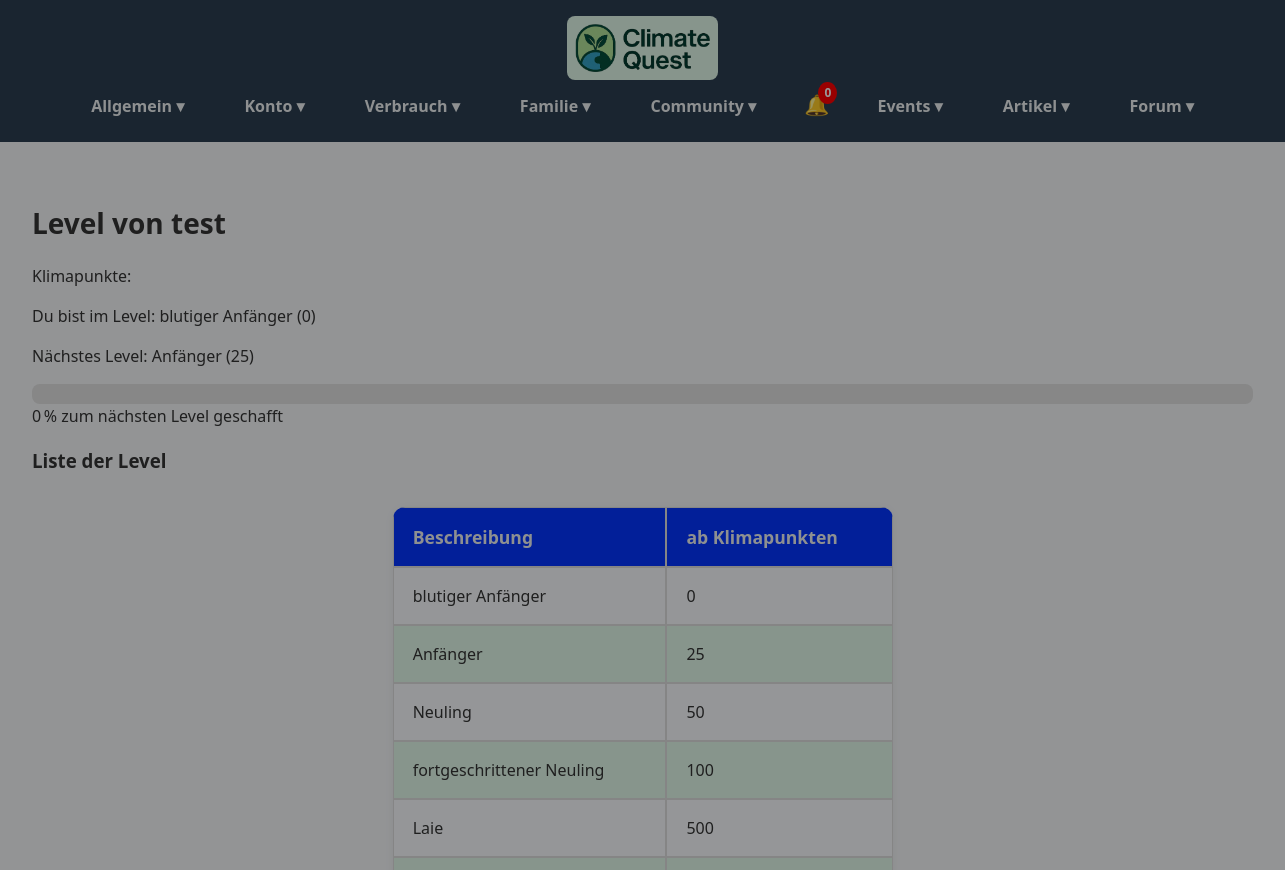
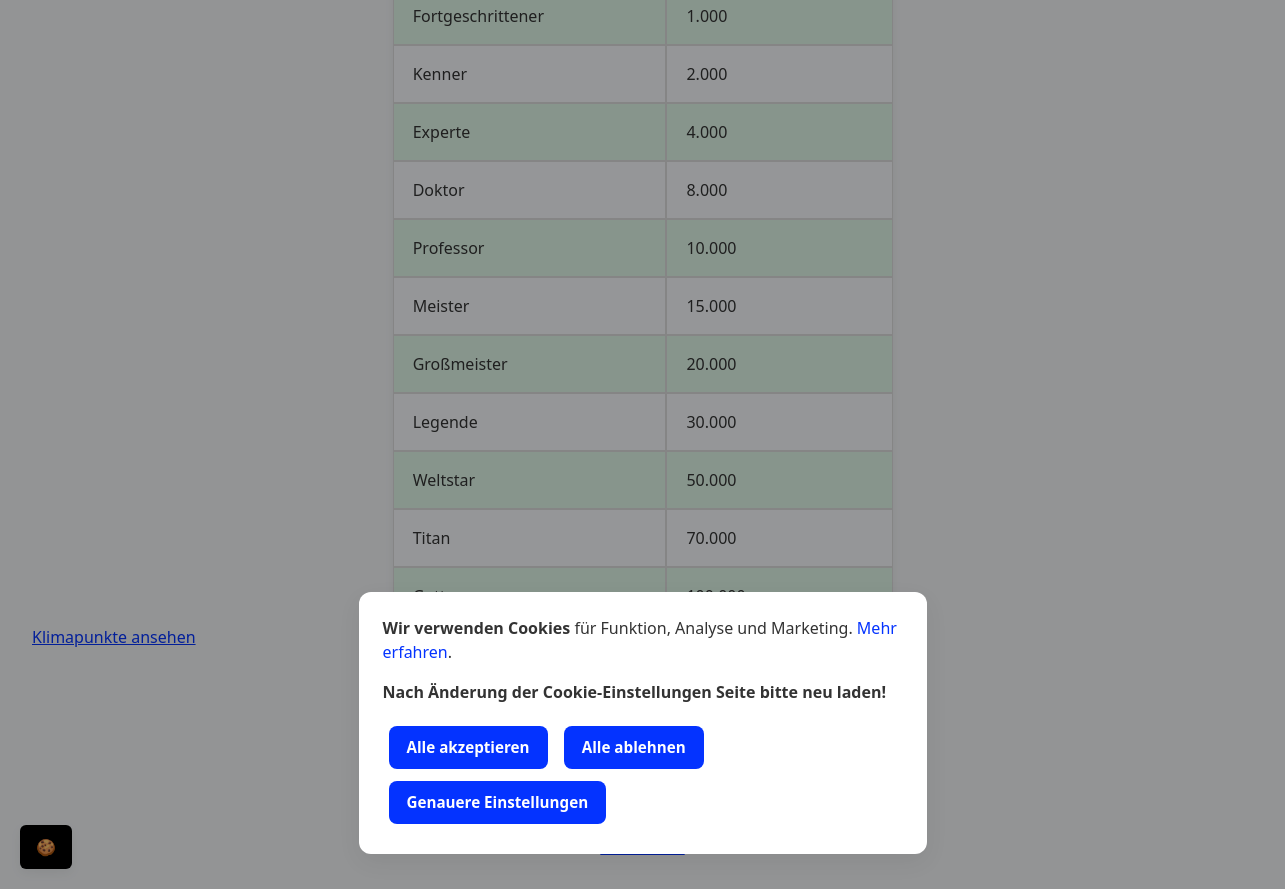
The page /users/level/5 on the database its author committed (2 pictures, top to bottom).
### personals/models.py (models this page shows)
class Level(models.Model):
    klimapunkte = models.IntegerField()
    description = models.CharField(max_length=100)
    def __str__(self):
        return f'{self.description} ({self.klimapunkte})'

### users/views.py (the view)
# urls.py: path('level/<int:user_id>', level_view, name='level_view'),
def level_view(request, user_id):
    try:
        user = User.objects.get(id=user_id)
    except User.DoesNotExist:
        messages.error(request, all_messages["user_not_found"])
        return redirect('home')
    levelData = get_level(user)
    return render(request, './level.html', {'levelData': levelData, 'user': user})

### utils/functions.py (called while the page is built)
def get_klimapunkte(aktionen):
    klimapunkte = sum(aktion.impact for aktion in aktionen)
    return klimapunkte

### users/templates/level.html (shortened to what this page needs)
{% extends "base.html" %}
{% load static %}
{% load html_decode %}
{% block content %}
    <h1>{% if user == request.user %}Mein Level{% else %}Level von {{ user }}{% endif %}</h1>
    <p>Klimapunkte: {{ klimapunkte|floatformat:-4 }}</p>
    {% if levelData.info %}
        <p id="info">{{ levelData.info|html_decode }}</p>
    {% else %}
        <p>Du bist im Level: {{ levelData.current_level }}</p>
        <p>Nächstes Level: {{ levelData.next_level }}</p>
        <div class="progress-container">
        </div>
        <p>{{ levelData.progress_percent }} % zum nächsten Level geschafft</p>
    {% endif %}
    <h3>Liste der Level</h3>
    <table class="level-table">
        <thead>
        <tr>
            <th>Beschreibung</th>
            <th>ab Klimapunkten</th>
        </tr>
        </thead>
        <tbody>
        {% for level in levelData.levels %}
            <tr>
                <td>{{ level.description }}</td>
                <td>{{ level.klimapunkte }}</td>
            </tr>
        {% endfor %}
        </tbody>
    </table>
    <a href="{% url 'klimapunkte_view' user.id %}">Klimapunkte ansehen</a>
{% endblock %}

### static/css/style.css (style rules this page uses)
:root { --color-bg: #f4f6f8; --color-bg-light: #f7fafd; --color-bg-dark: #e0f7e9; --color-text: #333; --color-text-light: #ecf0f1; --color-primary: #0433ff; --color-primary-hover: #0099ff; --color-primary-light: #e3f0fa; --color-accent: #000000; --color-white: #ffffff; --color-header-bg: #2c3e50; --color-header-text: #ecf0f1; --color-muted: #888; --color-error: #e74c3c; --color-success: #2ecc71; --color-shadow-light: rgba(0, 0, 0, 0.06); --shadow-md: 0 2px 10px var(--color-shadow-light); --color-green-dark: #176d3b; --color-blue-dark: #34495e; --color-border: #ccc; --color-border-green: #b2dfdb; --color-notification: red; --color-counters: #3a6b4f; --color-counters-bg: #f5f9f6; --color-own-cards: #176d3b; --color-description: #acacac43; --color-event-card-border-left-participant: #00ff88; --color-event-card-border-left-creator: #ff00ff; }
html { scroll-behavior: smooth; color: var(--color-text); }
body { font-family: 'Segoe UI', sans-serif; background-color: var(--color-bg); margin: 0; padding: 0; color: var(--color-text); transition: all 0.3s ease; }
a { transition: all 0.3s ease; }
h1 { font-size: 28px; margin-bottom: 20px; }
a { color: var(--color-primary); cursor: pointer; }
.level-table { width: 100%; max-width: 500px; margin: 2rem auto 0 auto; border-collapse: separate; border-spacing: 0; background: var(--color-bg-light); border-radius: var(--radius-lg); box-shadow: var(--shadow-md); overflow: hidden; }

### users/templates/level.html (style rules this page uses)
.progress-container { width: 100%; background-color: #e0e0e0; border-radius: 8px; }
.level-table { width: 100%; max-width: 500px; margin: 2rem auto 0 auto; border-collapse: separate; border-spacing: 0; background: var(--color-bg-light); border-radius: 12px; box-shadow: var(--shadow-md); overflow: hidden; }
.level-table th, .level-table td { padding: 1rem 1.2rem; text-align: left; }
.level-table th { background: var(--color-primary); color: var(--color-text-light); font-weight: 600; font-size: 1.1rem; }
.level-table tr:nth-child(even) td { background: var(--color-bg-dark); }
.level-table tr:nth-child(odd) td { background: var(--color-bg-light); }

### rows shown on the page
Level: current_level "blutiger Anfänger (0)", description "blutiger Anfänger", klimapunkte "0"
Level: next_level "Anfänger (25)", description "Anfänger", klimapunkte "25"
Level: description "Neuling", klimapunkte "50"
Level: description "fortgeschrittener Neuling", klimapunkte "100"
Level: description "Laie", klimapunkte "500"
Level: description "Fortgeschrittener", klimapunkte "1.000"
Level: description "Kenner", klimapunkte "2.000"
Level: description "Experte", klimapunkte "4.000"
Level: description "Doktor", klimapunkte "8.000"
Level: description "Professor", klimapunkte "10.000"
Level: description "Meister", klimapunkte "15.000"
Level: description "Großmeister", klimapunkte "20.000"
Level: description "Legende", klimapunkte "30.000"
Level: description "Weltstar", klimapunkte "50.000"
Level: description "Titan", klimapunkte "70.000"

### other values the page prints
{{ user }} "test"
{{ levelData.progress_percent }} "0"
